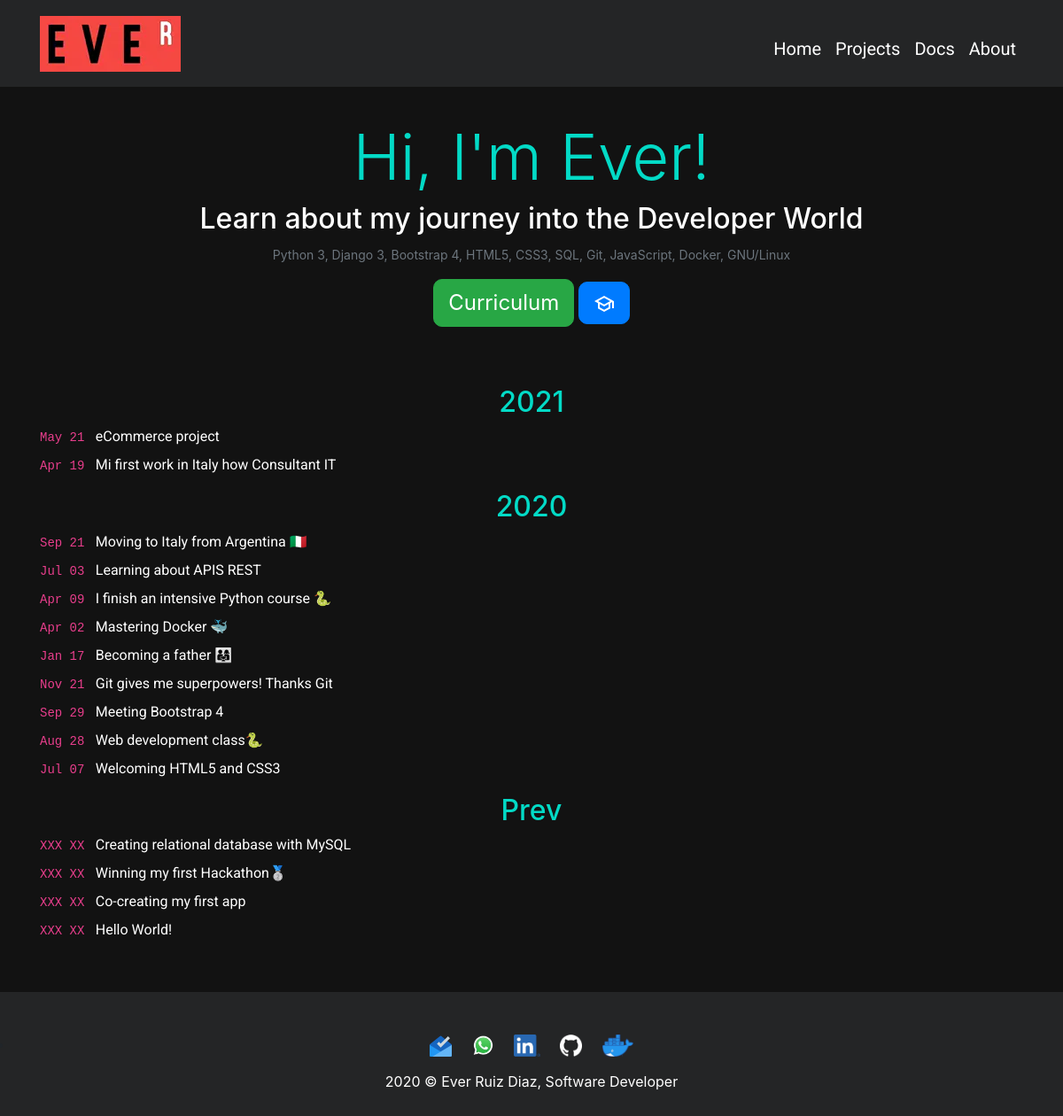
/, run on an earlier commit of the app's database.
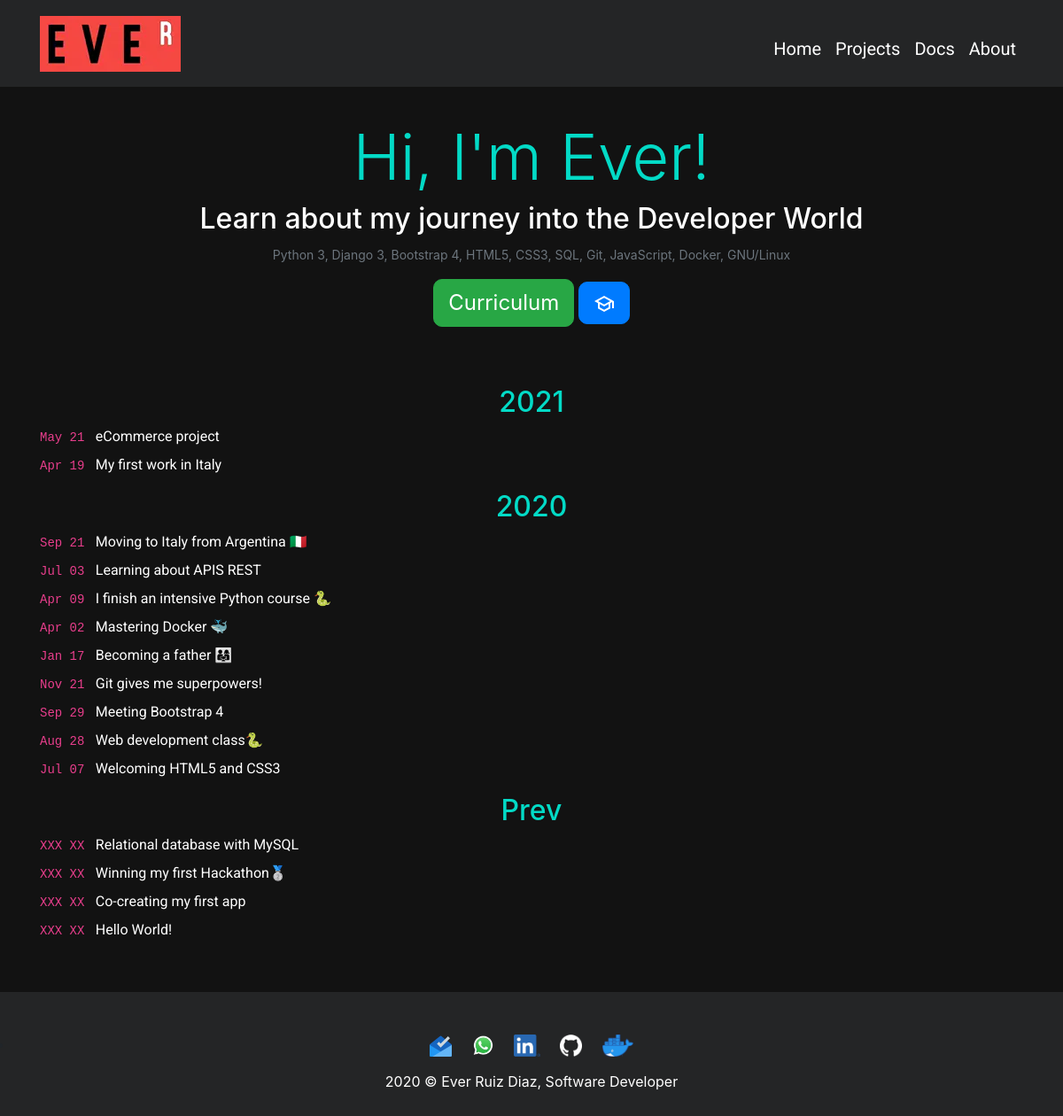
And on a later commit of the database.
### apps/core/models.py (models this page shows, shortened)
class Blog(models.Model):
    title = models.CharField(verbose_name="Titulo", blank=True, max_length=150)
    subtitle = models.CharField(verbose_name="Subtitulo", blank=True, max_length=150, default="Nea")
    year = models.CharField(max_length=4, verbose_name="Año", null=True, blank=True)
    text_time = models.CharField(max_length=6, verbose_name="Fecha")
    description = RichTextField(verbose_name="Descripcion", blank=True, null=True)
    ordering = FloatField(verbose_name='Orden', default=0)
    link = models.URLField(null=True, blank=True)
    created = models.DateTimeField(auto_now_add=True, verbose_name='Fecha de creación')
    updated = models.DateTimeField(auto_now=True, verbose_name='Fecha de actualización')
    class Meta:
        verbose_name = "Blog"
        verbose_name_plural = "Blog"
        ordering = ['-ordering','created']

### apps/core/views.py (the view)
# urls.py: path('', views.home, name='home'),
def home(request):
    blog = Blog.objects.all()
    return render(request, 'core/home.html', {'blog':blog})

### apps/core/templates/core/home.html (shortened to what this page needs)
{% extends 'core/base.html' %}
{% load static %}
{% block content %}
    <div id="header" style="margin-bottom: 50px !important;">
        <h1 class="supertitle display-3">Hi, I'm Ever!</h1>
        <h2 id="subheader">Learn about my journey into the Developer World</h2>
        <p title="Skills" class="text-secondary mx-1"><small>Python 3, Django 3, Bootstrap 4, HTML5, CSS3, SQL, Git, JavaScript, Docker, GNU/Linux</small></p>
        <a href="{% static 'core/curriculum/ever-curriculum.pdf' %}" target="blank"><button onclick="this.blur()" type="button" title="Curriculum" id="botoncito" class="btn btn-success btn-lg">Curriculum</button></a>
        <a href="{% url 'certifications' %}" id="certibotoncito" target="blank" title="Education">
            <button type="button" class="btn btn-primary btn-lg" title="Certifications" onclick="this.blur()">
                    <img style="max-width: 25px;" src="{% static 'core/img/school.svg' %}" title="Education">
            </button>
        </a>
    </div>
    <div class="pb-5 container" id="rosalia">
        <div>
            {% for elemento in blog %}
            <div>
                <h2 id="year_blog" class="text-center {% if elemento.year != None %} pt-3 {% endif %}">
                    {% if elemento.year != None %}
                        {{elemento.year}}
                    {% endif %}
                </h2>
                <a class="gordon text-left" type="button" data-toggle="modal" data-target="#{{elemento.subtitle}}" target="blank" type="button" href="{% if elemento.link != None %} {{elemento.link}} {% endif %}" style="display: flex; align-items: start;">
                    <span style="white-space: nowrap;">
                    <code>
                        <time class="dt-published dt-updated" datetime="{{elemento.datetime}}">
                            {{elemento.text_time}}
                        </time>
                    </code>
                        &nbsp;</span>
                    <span class="link__title">{{elemento.title}}</span>
                </a>
            </div>
        {% endfor %}
        </div>
    </div>
{% endblock %}

What changed in the data, as far as the page shows it:
changed Blog "Apr 19": title "Mi first work in Italy how Consultant IT" → "My first work in Italy"
changed Blog "Nov 21": title "Git gives me superpowers! Thanks Git" → "Git gives me superpowers!"
changed Blog "Prev": title "Creating relational database with MySQL" → "Relational database with MySQL"
